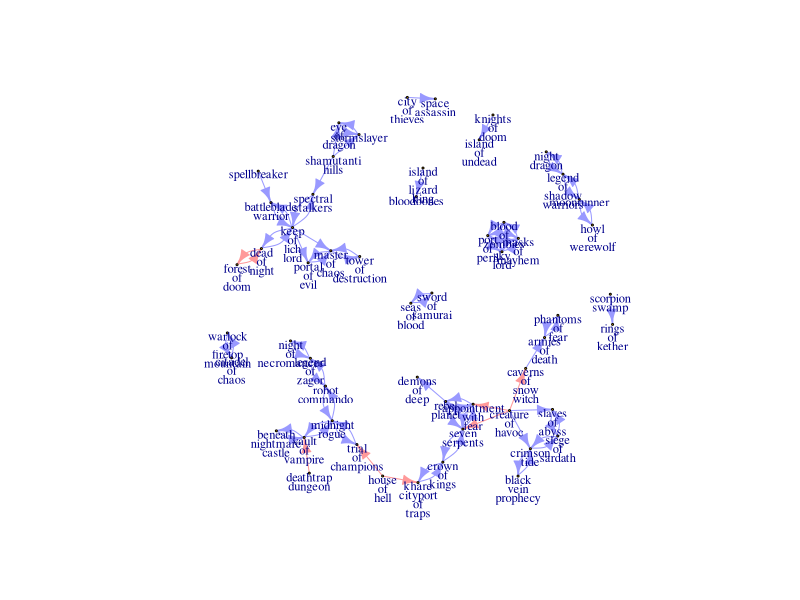

Reproduce this figure in R.
library(stringr)
library(igraph)

# significance threshold for tests
threshold = 0.1

# read list of top-5s and get stats
df = read.csv("parsed.txt", header=F, stringsAsFactor=F)
books = sort(unique(unlist(df[,seq(1:5)])))
n = length(df[,1])
nbooks = length(books)

# build set of paired books i,j
# initialise adjacency list for graph and color list for edges
adjlist = NULL
ecolors = NULL
# loop through each directed pair of non-identical books
for(i in 1:nbooks) {
  for(j in 1:nbooks) {
    if(i != j) {
    
      # get counts of occurrences of j in sets with and without i
      i.set = which(subset(df == books[i]), arr.ind=T)[,1]
      j.in = length(which(subset(df[i.set,] == books[j]), arr.ind=T)[,1])
      j.out = length(which(subset(df[-i.set,] == books[j]), arr.ind=T)[,1])
      n.in = length(df[i.set,1])
      n.out = length(df[-i.set,1])

      # construct contingency table for fisher
      test.matrix = matrix(c(j.in, n.in, j.out, n.out), nrow=2)

      # do fisher's exact test
      ctest = fisher.test(test.matrix)

      # if we (uncorrected!) cross the threshold, record this edge and output stats
      if(ctest$p.value < threshold) {
        if(j.in/n.in > j.out/n.out) {
	  dirn = "more"
	} else {
	  dirn = "less"
	}
	cat(paste(c(books[i], ",", dirn, ",", books[j], ",", format(100*j.in/n.in, digits=2), "% (", j.in, "/", n.in, ") vs ", format(100*j.out/n.out, digits=2), "% (", j.out, "/", n.out, ")\n"), collapse=""))
	adjlist = c(adjlist, c(i, j))

        # label edge color by direction of interaction 
	ecolors = c(ecolors, ifelse(dirn == "more", rgb(0.6,0.6,1), rgb(1,0.6,0.6)))
      }
    }
  }
}

# this function is taken from https://stackoverflow.com/questions/16875547/using-igraph-how-to-force-curvature-when-arrows-point-in-opposite-directions
# it coerces igraph to plot two curved edges when A <-> B
autocurve.edges2 <-function (graph, start = 0.5)
{
    cm <- count.multiple(graph)
    mut <-is.mutual(graph)  #are connections mutual?
    el <- apply(get.edgelist(graph, names = FALSE), 1, paste,
        collapse = ":")
    ord <- order(el)
    res <- numeric(length(ord))
    p <- 1
    while (p <= length(res)) {
        m <- cm[ord[p]]
        mut.obs <-mut[ord[p]] #are the connections mutual for this point?
        idx <- p:(p + m - 1)
        if (m == 1 & mut.obs==FALSE) { #no mutual conn = no curve
            r <- 0
        }
        else {
            r <- seq(-start, start, length = m)
        }
        res[ord[idx]] <- r
        p <- p + m
    }
    res
}

# construct edgelist and graph from adjacency list
edgelist = matrix(adjlist, ncol=2,byrow=T)
g = graph_from_edgelist(edgelist)

# decorative features including offsetting vertex labels by an amount proportion to the length in lines of the label
V(g)$label = gsub(" ","\n",books)
V(g)$label.dist = .3+.3*str_count(V(g)$label, "\n")
E(g)$color = ecolors
par(lheight=0.6)

# prune out disconnected nodes
singletons = which(degree(g)==0)
gprune = delete.vertices(g, singletons)

# use above function for curved edges and plot
curves <-autocurve.edges2(gprune)
plot(gprune, vertex.size=0, edge.curved=curves, vertex.label.cex=0.75, edge.arrow.size=.75, vertex.label.degree=pi/2)


